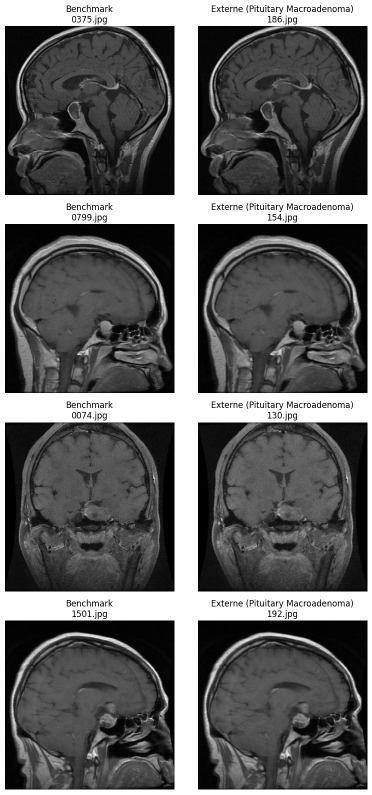
#> input picture supplementary/figures/phash_verification_source.png, 743 x 1589 px (shown at 1/2 size)
$ python regenerate_submission_figures.py
#> lines starting #> are read from the running program, lines starting #| are printed output that depends on the picture
"""Re-layout the archived pHash panel without modifying MRI pixel content."""

from pathlib import Path

from PIL import Image, ImageDraw, ImageFont


ROOT = Path(__file__).resolve().parents[1]
SOURCE = ROOT / "supplementary" / "figures" / "phash_verification_source.png"
OUTPUT = ROOT / "supplementary" / "figures" / "phash_verification.png"


def font(size):
    candidates = [
        Path("C:/Windows/Fonts/arial.ttf"),
        Path("C:/Windows/Fonts/calibri.ttf"),
    ]
    for candidate in candidates:
        if candidate.exists():
            return ImageFont.truetype(str(candidate), size)
    return ImageFont.load_default()


def centered_multiline(draw, box, text, text_font):
    left, top, right, bottom = box
    bbox = draw.multiline_textbbox((0, 0), text, font=text_font, spacing=3, align="center")
    width = bbox[2] - bbox[0]
    height = bbox[3] - bbox[1]
    draw.multiline_text(
        ((left + right - width) / 2, top + (bottom - top - height) / 2),
        text,
        fill="black",
        font=text_font,
        spacing=3,
        align="center",
    )


def main():
    source = Image.open(SOURCE).convert("RGB")
    x_boxes = [(10, 350), (396, 736)]
    y_boxes = [(52, 390), (449, 787), (845, 1183), (1241, 1579)]
    filenames = [("0375.jpg", "186.jpg"), ("0799.jpg", "154.jpg"),
                 ("0074.jpg", "130.jpg"), ("1501.jpg", "192.jpg")]
    panel = 500
    title_h = 74
    gap_x = 48
    gap_y = 24
    margin = 28
    canvas = Image.new("RGB", (2 * panel + gap_x + 2 * margin,
                               4 * (panel + title_h) + 3 * gap_y + 2 * margin), "white")
#> canvas: PIL image 1104x2424 RGB; every value is 255
    draw = ImageDraw.Draw(canvas)
    title_font = font(26)
    for row, ((y0, y1), names) in enumerate(zip(y_boxes, filenames)):
        for col, ((x0, x1), name) in enumerate(zip(x_boxes, names)):
            x = margin + col * (panel + gap_x)
            y = margin + row * (panel + title_h + gap_y)
            label = f"Benchmark\n{name}" if col == 0 else f"External: pituitary macroadenoma\n{name}"
            centered_multiline(draw, (x, y, x + panel, y + title_h), label, title_font)
            crop = source.crop((x0, y0, x1, y1)).resize((panel, panel), Image.Resampling.LANCZOS)
            canvas.paste(crop, (x, y + title_h))
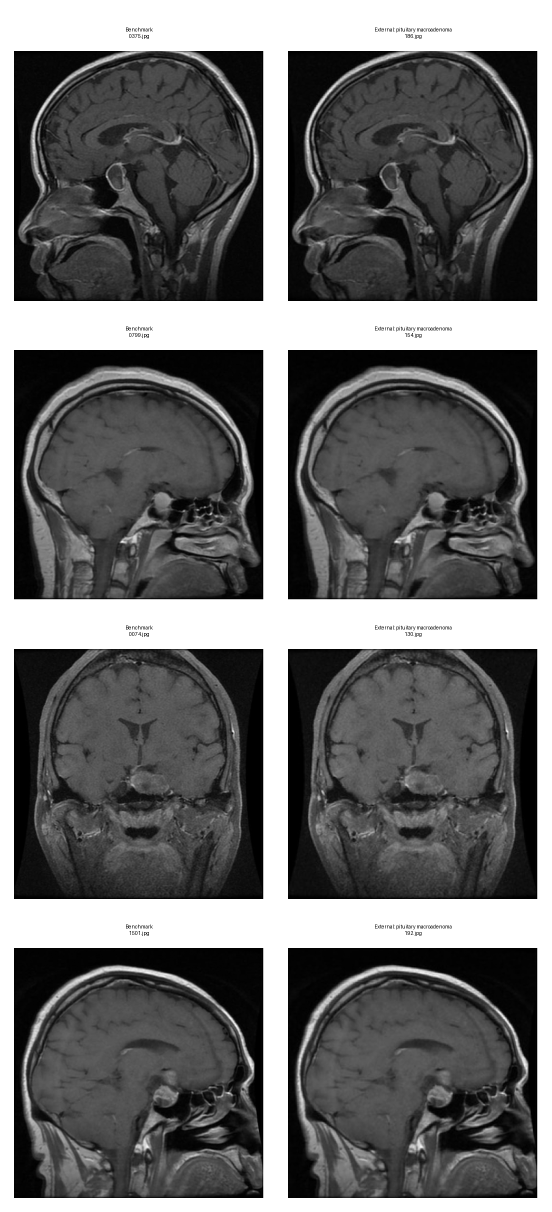
#> canvas: PIL image 1104x2424 RGB (shown at 1/2 size); min 0, max 255, mean 106.8
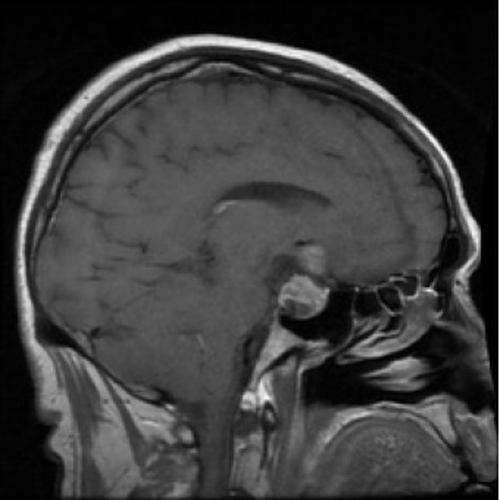
#> crop: PIL image 500x500 RGB; min 0, max 255, mean 59.5
    canvas.save(OUTPUT, dpi=(300, 300), optimize=True)
    print(OUTPUT)


if __name__ == "__main__":
    main()
